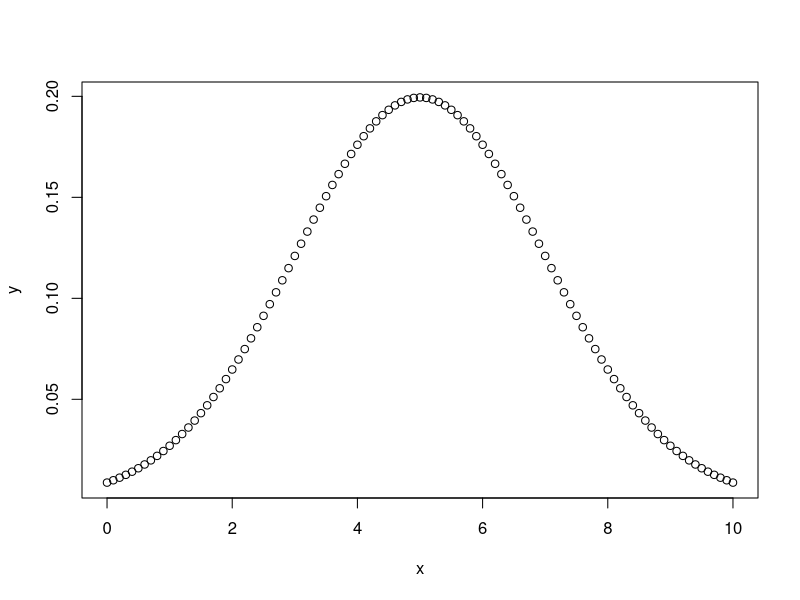
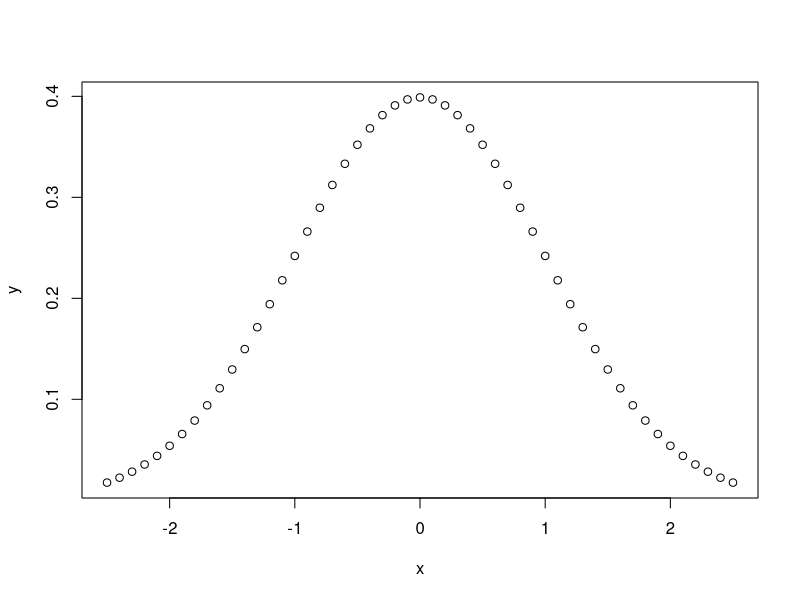
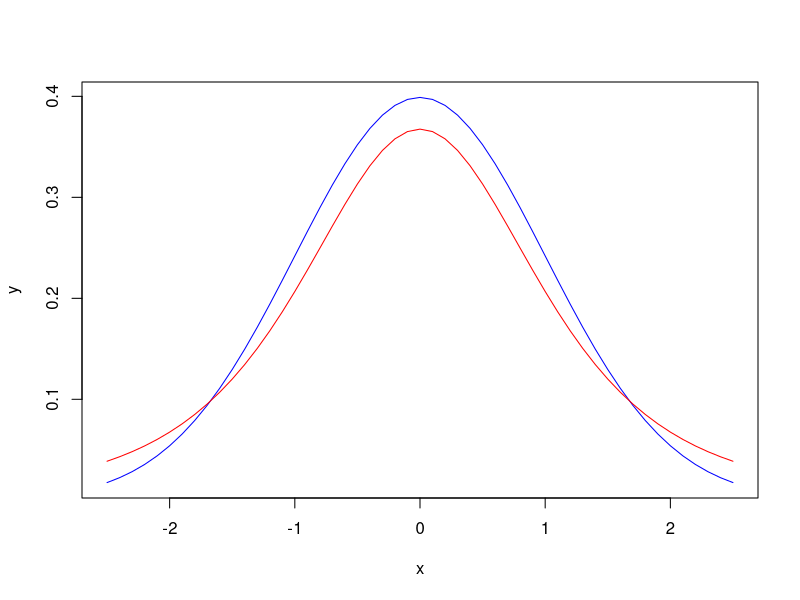
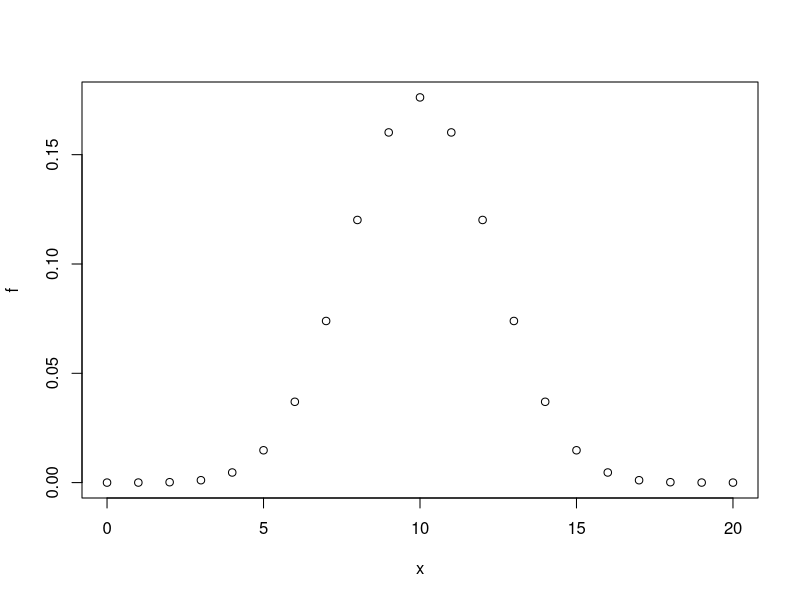
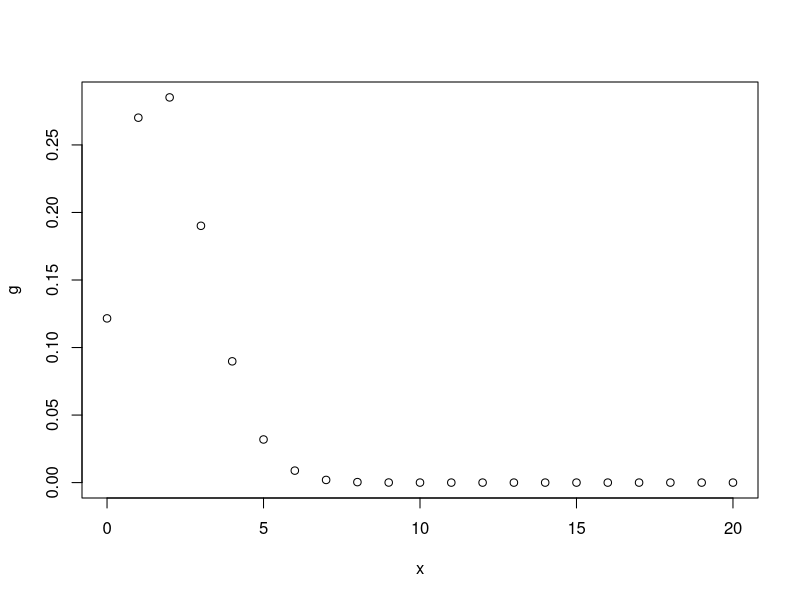
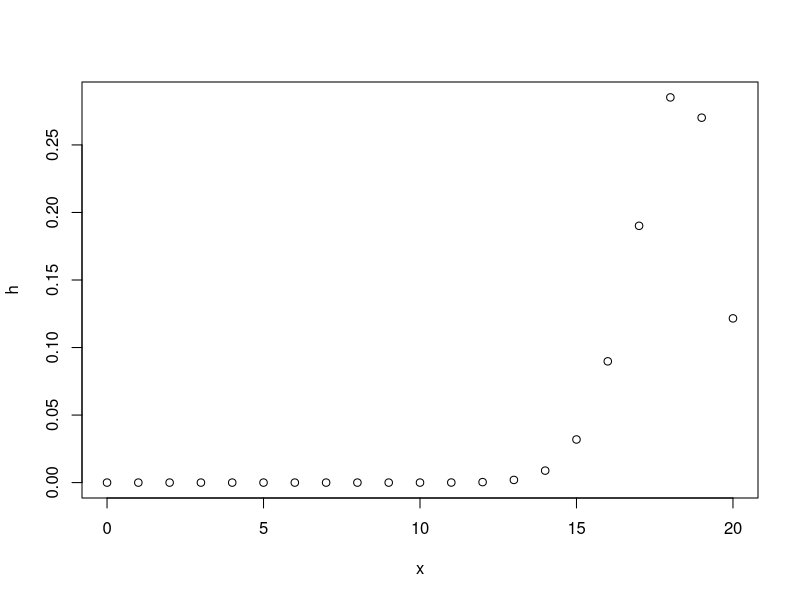
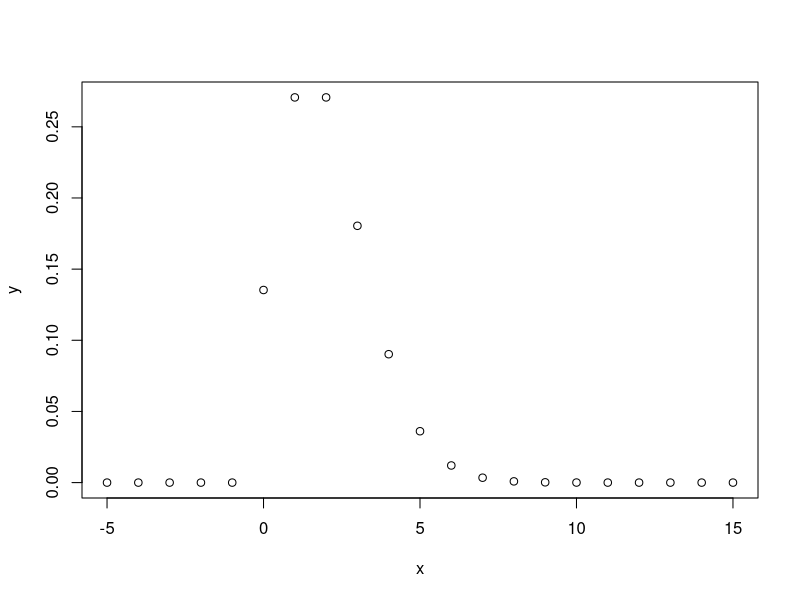
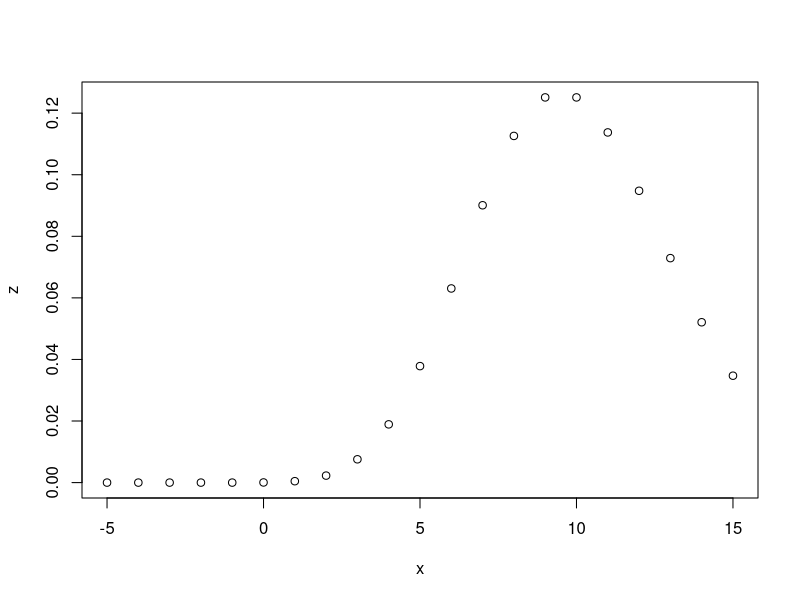

Recreate these plots in R, in order.
## ---- chunk 1
x = seq(0,10,by=0.1)
y = dnorm(x, mean = 5, sd = 2)
plot(x,y)
## ---- chunk 2
rnorm(mean = 5, sd = 2, n = 1)
## ---- chunk 3
a = rnorm(mean = 5, sd = 2, n = 100)
number = sum(a < 5)
proportion = number / length(a)
number
proportion
## ---- chunk 4
set.seed(2)
b = rnorm(mean = 5, sd = 2, n = 5)
b
## ---- chunk 5
c = pnorm(7, mean = 5, sd = 2) - pnorm(3, mean = 5, sd = 2)
c
d = pnorm(9, mean = 5, sd = 2) - pnorm(1, mean = 5, sd = 2)
d
e = pnorm(11, mean = 5, sd = 2) - pnorm(-1, mean = 5, sd = 2)
e
## ---- chunk 6
x = seq(-2.5, 2.5, by = 0.1)
y = dnorm(x)
plot(x, y)
## ---- chunk 7
plot(x, y, typ="l", col="blue")
z = dt(x, df = 3)
lines(x,z,col="red")
## ---- chunk 8
x = seq(0,20,by=1)
f = dbinom(x, size = 20, p = 0.5)
plot(x, f)
g = dbinom(x, size = 20, p = 0.1)
plot(x, g)
h = dbinom(x, size = 20, p = 0.9)
plot(x, h)
## ---- chunk 9
x = seq(-5, 15, by = 1)
y = dpois(x, lambda = 2)
plot(x, y)
z = dpois(x, lambda = 10)
plot(x, z)
## ---- chunk 10
1 - ppois(6, lambda = 4.5)
## ---- chunk 11
set.seed(2)
x = rpois(lambda = 3, n = 100)
hist(x,prob=TRUE)
## ---- chunk 12
set.seed(2)
x = rpois(lambda = 3, n = 100)
mean(x)
sd(x)
median(x)
summary(x)
## ---- chunk 13
integrand = function(x,beta=1) {
  return(x*beta*exp(-x*beta))  # for the mean, we integrate x*f(x)
}
integrate(integrand,0,Inf,beta=2)  # the value should be 1/beta ... which is what is output
## ---- chunk 14
integ = function(x,a=0,b=1) {
  return(x/(b-a))  # for the mean, we integrate x*f(x)
}
integrate(integ, 0, 1)  # the value should be 1/beta ... which is what is output
